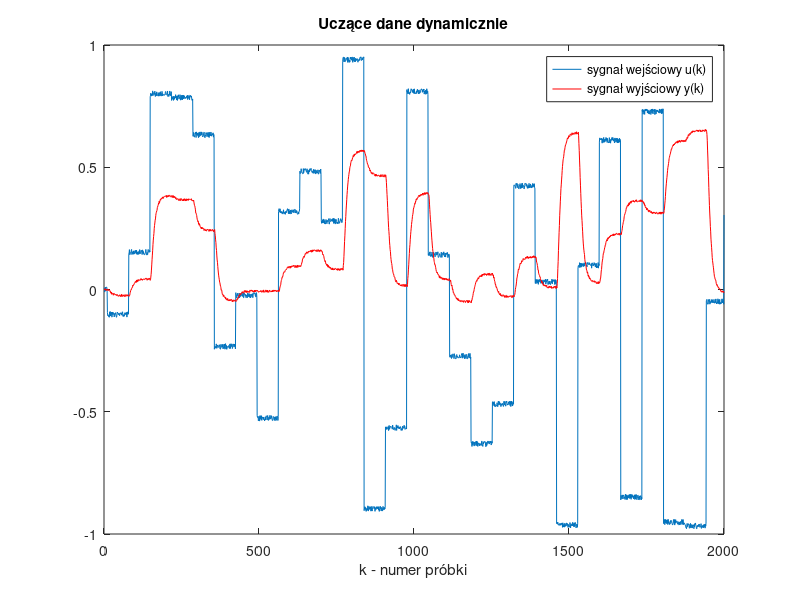
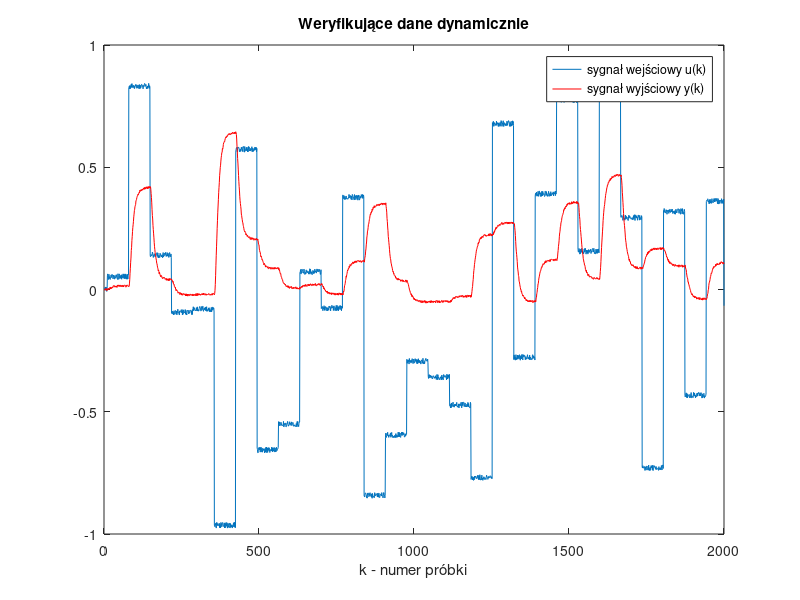
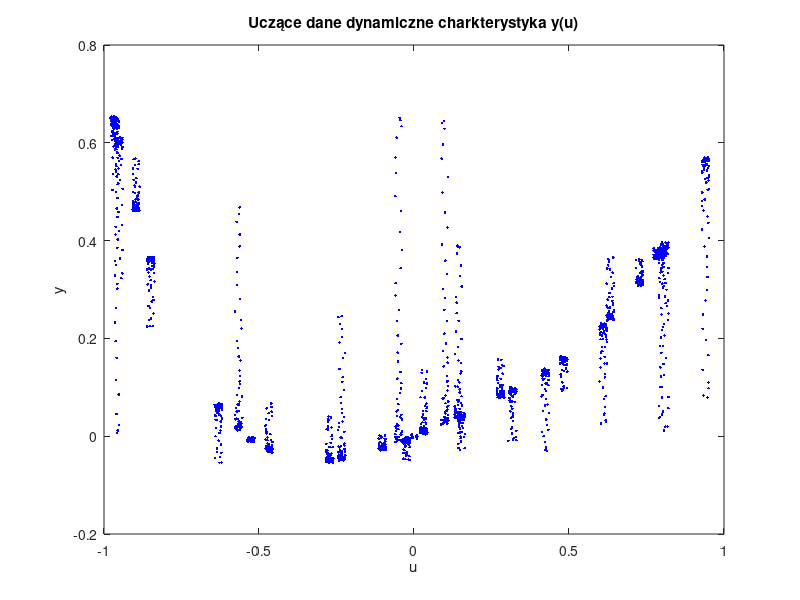
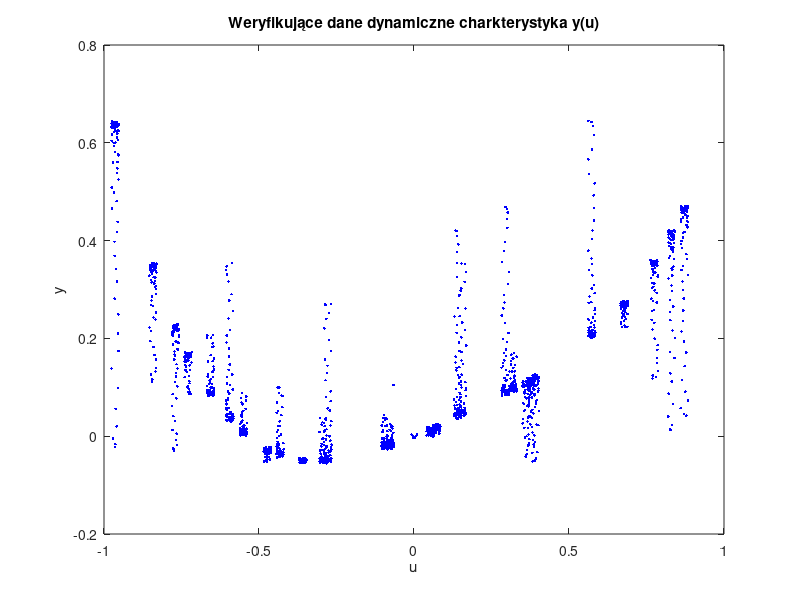

These figures' MATLAB source, in order:
clear all
dane_ucz = importdata("danedynucz45.txt");
dane_wer = importdata("danedynwer45.txt");

y_ucz = dane_ucz(:,2);
u_ucz = dane_ucz(:,1);

y_wer = dane_wer(:,2);
u_wer = dane_wer(:,1);

%Wykres dane uczące
figure;
plot(u_ucz);
hold on;
plot(y_ucz, "r");
title("Uczące dane dynamicznie")
legend("sygnał wejściowy u(k)", "sygnał wyjściowy y(k)")
xlabel("k - numer próbki")
hold off;
% print('dane_dyn_ucz','-dpng','-r400');


%Wykres dane weryfikujące
figure;
plot(u_wer);
hold on;
plot(y_wer, "r");
title("Weryfikujące dane dynamicznie")
legend("sygnał wejściowy u(k)", "sygnał wyjściowy y(k)")
xlabel("k - numer próbki")
hold off;
% print('dane_dyn_wer','-dpng','-r400');


%Y(s) dane uczące
figure;
plot(u_ucz, y_ucz,"b.");
title("Uczące dane dynamiczne charkterystyka y(u)");
xlabel("u");
ylabel("y");
% print('y_u_dyn_ucz','-dpng','-r400');


%Y(s) dane weryfikujące
figure;
plot(u_wer, y_wer,"b.");
title("Weryfikujące dane dynamiczne charkterystyka y(u)");
xlabel("u");
ylabel("y");
% print('y_u_dyn_wer','-dpng','-r400');